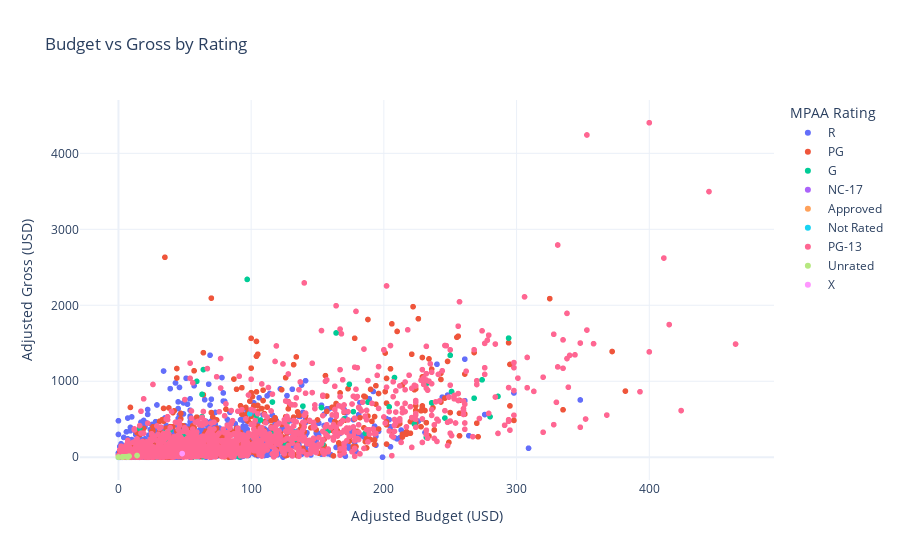

The code cell stored with this chart in its notebook:
### Markdown cell above
### Budget vs. Gross Scatterplots by Rating

### Code cell
fig = px.scatter(
    df,
    x='budget',
    y='gross',
    color='rating',
    hover_data=['name', 'year', 'genre'],
    title='Budget vs Gross by Rating',
    labels={
        'budget': 'Adjusted Budget (USD)',
        'gross': 'Adjusted Gross (USD)',
        'rating': 'MPAA Rating'
    }
)

fig.update_layout(template='plotly_white')
fig.show()

### Figure 1 — Plotly figure (JSON) as saved in the notebook; plotly's stock layout.template omitted (floating-point values rounded to 4 significant figures; data arrays with more than 128 entries replaced by an {"elided": "..."} marker saying what was removed)
{"data": [{"customdata": {"elided": "2354x3 mixed values"}, "hovertemplate": "MPAA Rating=R<br>Adjusted Budget (USD)=%{x}<br>Adjusted Gross (USD)=%{y}<br>name=%{customdata[0]}<br>year=%{customdata[1]}<br>genre=%{customdata[2]}<extra></extra>", "legendgroup": "R", "marker": {"color": "#636efa", "symbol": "circle"}, "mode": "markers", "name": "R", "showlegend": true, "type": "scattergl", "x": {"elided": "2354 float values"}, "xaxis": "x", "y": {"elided": "2354 float values"}, "yaxis": "y"}, {"customdata": {"elided": "892x3 mixed values"}, "hovertemplate": "MPAA Rating=PG<br>Adjusted Budget (USD)=%{x}<br>Adjusted Gross (USD)=%{y}<br>name=%{customdata[0]}<br>year=%{customdata[1]}<br>genre=%{customdata[2]}<extra></extra>", "legendgroup": "PG", "marker": {"color": "#EF553B", "symbol": "circle"}, "mode": "markers", "name": "PG", "showlegend": true, "type": "scattergl", "x": {"elided": "892 float values"}, "xaxis": "x", "y": {"elided": "892 float values"}, "yaxis": "y"}, {"customdata": {"elided": "110x3 mixed values"}, "hovertemplate": "MPAA Rating=G<br>Adjusted Budget (USD)=%{x}<br>Adjusted Gross (USD)=%{y}<br>name=%{customdata[0]}<br>year=%{customdata[1]}<br>genre=%{customdata[2]}<extra></extra>", "legendgroup": "G", "marker": {"color": "#00cc96", "symbol": "circle"}, "mode": "markers", "name": "G", "showlegend": true, "type": "scattergl", "x": [23.0, 42.0, 23.0, 12.0, 6.0, 6.0, 41.0, 10.0, 34.0, 84.0, 14.0, 104.0, 36.0, 91.0, 13.0, 74.0, 59.0, 42.0, 24.0, 64.0, 55.0, 18.0, 27.0, 40.0, 29.0, 56.0, 42.0, 97.0, 58.0, 60.0, 97.0, 63.0, 116.0, 38.0, 63.0, 36.0, 59.0, 153.0, 204.0, 51.0, 170.0, 100.0, 64.0, 236.0, 177.0, 59.0, 79.0, 47.0, 30.0, 174.0, 251.0, 154.0, 46.0, 50.0, 58.0, 48.0, 84.0, 186.0, 158.0, 35.0, 56.0, 56.0, 208.0, 47.0, 54.0, 42.0, 142.0, 39.0, 116.0, 62.0, 36.0, 164.0, 223.0, 35.0, 68.0, 280.0, 0.0, 246.0, 82.0, 49.0, 57.0, 188.0, 133.0, 78.0, 126.0, 19.0, 55.0, 232.0, 232.0, 39.0, 101.0, 268.0, 51.0, 127.0, 16.0, 89.0, 156.0, 45.0, 294.0, 22.0, 34.0, 286.0, 51.0, 43.0, 107.0, 274.0, 139.0, 134.0, 229.0, 250.0], "xaxis": "x", "y": [43.0, 224.0, 49.0, 21.0, 23.0, 68.0, 113.0, 83.0, 229.0, 201.0, 10.0, 547.0, 70.0, 4.0, 21.0, 68.0, 999.0, 27.0, 5.0, 1154.0, 75.0, 8.0, 75.0, 69.0, 15.0, 1.0, 5.0, 2341.0, 30.0, 25.0, 21.0, 828.0, 727.0, 74.0, 534.0, 21.0, 8.0, 654.0, 664.0, 31.0, 505.0, 280.0, 7.0, 716.0, 600.0, 322.0, 44.0, 278.0, 24.0, 960.0, 865.0, 175.0, 43.0, 23.0, 259.0, 23.0, 418.0, 316.0, 342.0, 37.0, 192.0, 179.0, 1049.0, 299.0, 186.0, 80.0, 218.0, 144.0, 308.0, 32.0, 205.0, 1636.0, 436.0, 324.0, 229.0, 534.0, 6.0, 516.0, 236.0, 318.0, 101.0, 725.0, 234.0, 110.0, 161.0, 174.0, 26.0, 967.0, 262.0, 360.0, 108.0, 777.0, 305.0, 445.0, 377.0, 130.0, 398.0, 232.0, 1568.0, 40.0, 220.0, 801.0, 277.0, 71.0, 490.0, 1019.0, 673.0, 332.0, 503.0, 1342.0], "yaxis": "y"}, {"customdata": [["The Evil Dead", 1981, "Horror"], ["Kids", 1995, "Drama"], ["Showgirls", 1995, "Drama"], ["Crash", 1996, "Drama"], ["Orgazmo", 1997, "Comedy"], ["The Dreamers", 2003, "Drama"], ["Bad Education", 2004, "Crime"], ["A Dirty Shame", 2004, "Comedy"], ["Lust, Caution", 2007, "Drama"]], "hovertemplate": "MPAA Rating=NC-17<br>Adjusted Budget (USD)=%{x}<br>Adjusted Gross (USD)=%{y}<br>name=%{customdata[0]}<br>year=%{customdata[1]}<br>genre=%{customdata[2]}<extra></extra>", "legendgroup": "NC-17", "marker": {"color": "#ab63fa", "symbol": "circle"}, "mode": "markers", "name": "NC-17", "showlegend": true, "type": "scattergl", "x": [1.0, 3.0, 94.0, 18.0, 2.0, 26.0, 8.0, 26.0, 23.0], "xaxis": "x", "y": [10.0, 16.0, 43.0, 5.0, 1.0, 42.0, 69.0, 3.0, 104.0], "yaxis": "y"}, {"customdata": [["Tarzan the Ape Man", 1981, "Adventure"]], "hovertemplate": "MPAA Rating=Approved<br>Adjusted Budget (USD)=%{x}<br>Adjusted Gross (USD)=%{y}<br>name=%{customdata[0]}<br>year=%{customdata[1]}<br>genre=%{customdata[2]}<extra></extra>", "legendgroup": "Approved", "marker": {"color": "#FFA15A", "symbol": "circle"}, "mode": "markers", "name": "Approved", "showlegend": true, "type": "scattergl", "x": [23.0], "xaxis": "x", "y": [129.0], "yaxis": "y"}, {"customdata": [["Pieces", 1982, "Horror"], ["My Brother's Wedding", 1983, "Drama"], ["Thief of Hearts", 1984, "Crime"], ["Day of the Dead", 1985, "Horror"], ["Pred dozhdot", 1994, "Drama"], ["Underground", 1995, "Comedy"], ["Schizopolis", 1996, "Comedy"], ["Kabhi Khushi Kabhie Gham...", 2001, "Drama"], ["Shortbus", 2006, "Comedy"], ["Che: Part One", 2008, "Biography"], ["The Secret of Kells", 2009, "Animation"], ["Rockstar", 2011, "Drama"], ["Coherence", 2013, "Drama"], ["The Babadook", 2014, "Drama"], ["The Duke of Burgundy", 2014, "Drama"], ["Baahubali: The Beginning", 2015, "Action"], ["Mandy", 2018, "Horror"], ["Andhadhun", 2018, "Crime"], ["K-12", 2019, "Fantasy"], ["The Eight Hundred", 2020, "Action"]], "hovertemplate": "MPAA Rating=Not Rated<br>Adjusted Budget (USD)=%{x}<br>Adjusted Gross (USD)=%{y}<br>name=%{customdata[0]}<br>year=%{customdata[1]}<br>genre=%{customdata[2]}<extra></extra>", "legendgroup": "Not Rated", "marker": {"color": "#19d3f3", "symbol": "circle"}, "mode": "markers", "name": "Not Rated", "showlegend": true, "type": "scattergl", "x": [1.0, 0.0, 28.0, 10.0, 4.0, 29.0, 1.0, 14.0, 3.0, 52.0, 12.0, 16.0, 0.0, 3.0, 1.0, 24.0, 8.0, 6.0, 6.0, 99.0], "xaxis": "x", "y": [7.0, 0.0, 32.0, 15.0, 2.0, 0.0, 0.0, 21.0, 9.0, 51.0, 3.0, 16.0, 0.0, 14.0, 0.0, 33.0, 2.0, 80.0, 0.0, 572.0], "yaxis": "y"}, {"customdata": {"elided": "1678x3 mixed values"}, "hovertemplate": "MPAA Rating=PG-13<br>Adjusted Budget (USD)=%{x}<br>Adjusted Gross (USD)=%{y}<br>name=%{customdata[0]}<br>year=%{customdata[1]}<br>genre=%{customdata[2]}<extra></extra>", "legendgroup": "PG-13", "marker": {"color": "#FF6692", "symbol": "circle"}, "mode": "markers", "name": "PG-13", "showlegend": true, "type": "scattergl", "x": {"elided": "1678 float values"}, "xaxis": "x", "y": {"elided": "1678 float values"}, "yaxis": "y"}, {"customdata": [["Re-Animator", 1985, "Comedy"], ["The Texas Chainsaw Massacre 2", 1986, "Comedy"], ["Henry: Portrait of a Serial Killer", 1986, "Biography"], ["The Living End", 1992, "Comedy"], ["Spanking the Monkey", 1994, "Comedy"], ["Kama Sutra: A Tale of Love", 1996, "Crime"], ["Twin Town", 1997, "Comedy"], ["Happiness", 1998, "Comedy"], ["Requiem for a Dream", 2000, "Drama"], ["Psycho Beach Party", 2000, "Comedy"]], "hovertemplate": "MPAA Rating=Unrated<br>Adjusted Budget (USD)=%{x}<br>Adjusted Gross (USD)=%{y}<br>name=%{customdata[0]}<br>year=%{customdata[1]}<br>genre=%{customdata[2]}<extra></extra>", "legendgroup": "Unrated", "marker": {"color": "#B6E880", "symbol": "circle"}, "mode": "markers", "name": "Unrated", "showlegend": true, "type": "scattergl", "x": [3.0, 14.0, 0.0, 0.0, 0.0, 6.0, 7.0, 4.0, 8.0, 3.0], "xaxis": "x", "y": [6.0, 23.0, 2.0, 2.0, 3.0, 8.0, 0.0, 6.0, 14.0, 0.0], "yaxis": "y"}, {"customdata": [["Angel Heart", 1987, "Horror"]], "hovertemplate": "MPAA Rating=X<br>Adjusted Budget (USD)=%{x}<br>Adjusted Gross (USD)=%{y}<br>name=%{customdata[0]}<br>year=%{customdata[1]}<br>genre=%{customdata[2]}<extra></extra>", "legendgroup": "X", "marker": {"color": "#FF97FF", "symbol": "circle"}, "mode": "markers", "name": "X", "showlegend": true, "type": "scattergl", "x": [48.0], "xaxis": "x", "y": [48.0], "yaxis": "y"}], "layout": {"legend": {"title": {"text": "MPAA Rating"}, "tracegroupgap": 0}, "title": {"text": "Budget vs Gross by Rating"}, "xaxis": {"anchor": "y", "domain": [0, 1], "title": {"text": "Adjusted Budget (USD)"}}, "yaxis": {"anchor": "x", "domain": [0, 1], "title": {"text": "Adjusted Gross (USD)"}}}}
